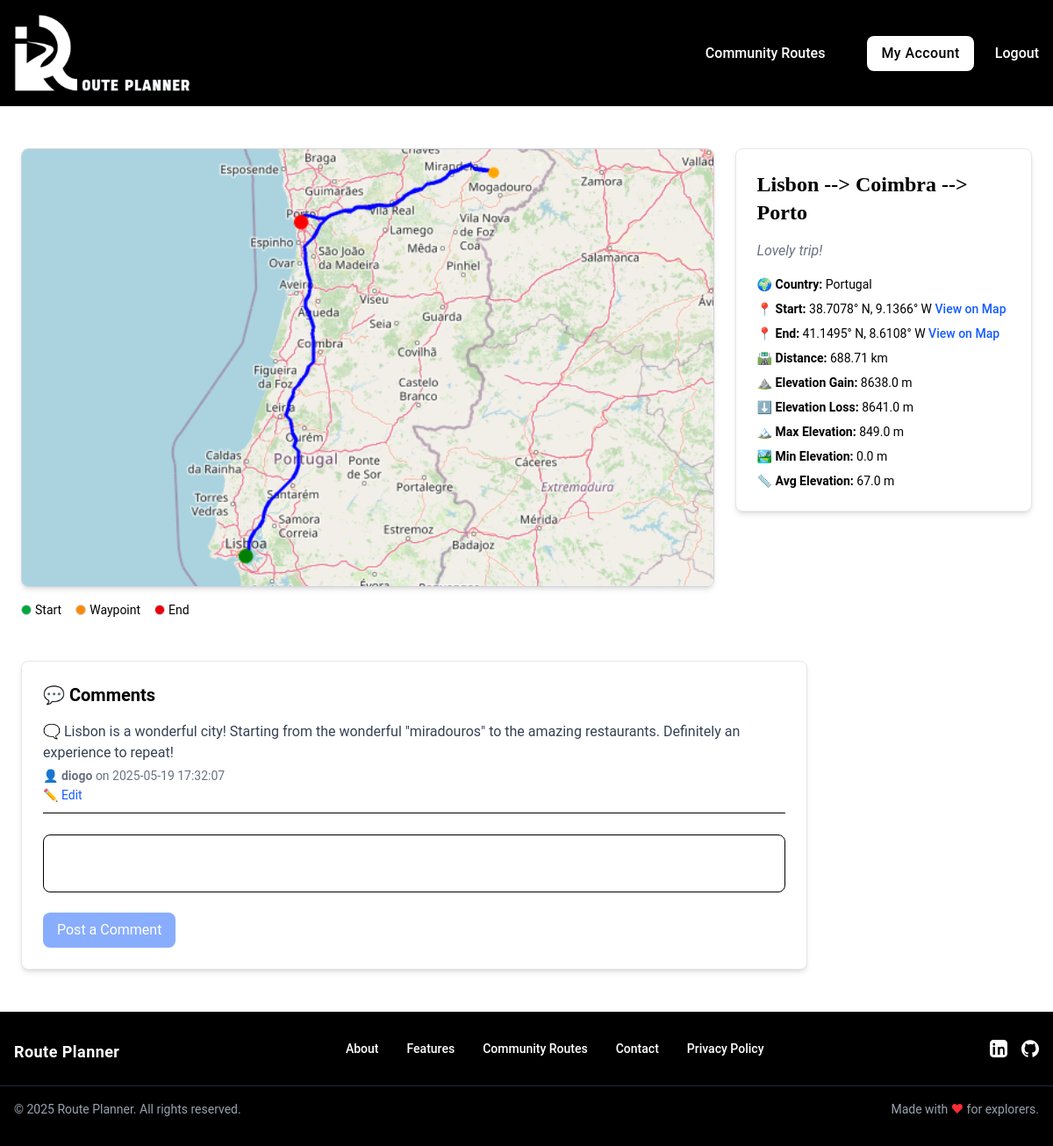
/route/2 (signed in), run on the app's committed database.
### tables this page shows
CREATE TABLE routes (
id INTEGER PRIMARY KEY,
user_id INTEGER NOT NULL,
name TEXT NOT NULL,
description TEXT,
coordinates TEXT NOT NULL, elevation_gain REAL DEFAULT 0, elevation_loss REAL DEFAULT 0, max_elevation REAL DEFAULT 0, min_elevation REAL DEFAULT 0, avg_elevation REAL DEFAULT 0, total_distance REAL DEFAULT 0, map_image_url TEXT, country TEXT,
FOREIGN KEY (user_id) REFERENCES users(id)
);

CREATE TABLE comments (
id INTEGER PRIMARY KEY,
route_id INTEGER NOT NULL,
user_id INTEGER NOT NULL,
comment TEXT NOT NULL, create_at DATETIME DEFAULT CURRENT_TIMESTAMP,
FOREIGN KEY (route_id) REFERENCES routes(id),
FOREIGN KEY (user_id) REFERENCES users(id)
);

CREATE TABLE users (
id INTEGER PRIMARY KEY,
username TEXT NOT NULL UNIQUE,
email TEXT NOT NULL UNIQUE,
password TEXT NOT NULL
, profile_picture TEXT DEFAULT NULL);

### app.py (the view)
@app.route("/route/<int:route_id>")
@login_required
def view_route(route_id):
    route = query_db(
        "SELECT * FROM routes WHERE id = ?",
        (route_id,)
    )
    if not route:
        flash("Route not found.", "error")
        return redirect("/routes")
    coordinates = route[0]["coordinates"]
    coordinates = validate_coordinates(coordinates)
    start_point = tuple(map(float, coordinates[0])) if coordinates else None
    end_point = tuple(map(float, coordinates[-1])) if coordinates else None
    comments = query_db(
        """
        SELECT
            comments.id,
            comments.comment,
            comments.create_at,
            comments.user_id,
            users.username
        FROM comments
        JOIN users ON
        comments.user_id = users.id WHERE
        comments.route_id = ?
        """,
        (route_id,)
    )
    return render_template(
        "routes/view_route.html",
        route = route,
        comments = comments,
        route_id = route_id,
        start_point = start_point,
        end_point = end_point
        )

### helpers.py (called while the page is built)
def get_db():
    db = getattr(g, "_database", None)
    if db is None:
        db = g._database = sqlite3.connect(DATABASE)
        db.row_factory = sqlite3.Row # Allows accessing columns by name
    return db

def close_connection(exception):
    db = getattr(g, "_database", None)
    if db is not None:
        db.close()

def query_db(query, args = (), commit = False):
    connection = get_db()
    current = connection.cursor()
    current.execute(query, args)
    if commit:
        connection.commit()
    else:
        return current.fetchall()

def login_required(f):
    @wraps(f)
    def decorated_function(*args, **kwargs):
        if "user_id" not in session:
            flash("Please log in to access this page.", "error")
            return redirect("/login")
        return f(*args, **kwargs)
    return decorated_function

def validate_coordinates(coordinates_json):
    try:
        coords = json.loads(coordinates_json)
        if not isinstance(coords, list):
            raise ValueError("Coordinates should be a list.")
        valid_coords = []
        for pair in coords:
            if (
                isinstance(pair, list) and
                len(pair) == 2 and
                all(isinstance(p, (int, float)) for p in pair)
            ):
                valid_coords.append([round(float(pair[0]), 6), round(float(pair[1]), 6)])
            else:
                print(f"Invalid coordinate pair skipped: {pair}")
        return valid_coords
    except json.JSONDecodeError as e:
        print(f"Error decoding JSON: {e}")
    except ValueError as e:
        print(f"Invalid coordinates: {e}")
    return []

### templates/routes/view_route.html (shortened to what this page needs)
{% extends "base.html" %}
{% block main %}
<div class="flex flex-col flex-wrap content-center justify-center my-[2%] p-6">
  <div class="flex flex-col lg:flex-row gap-6 max-w-7xl w-full">
    <div class="lg:w-[70%] w-full">
      {% if route[0]["map_image_url"] %}
        <img
          src="{{ url_for('static', filename='images/routes/' + route[0]['map_image_url']) }}"
          alt="Route Map"
          class="w-full h-[500px] object-cover rounded-lg shadow-md border border-gray-300"
          />
      {% else %}
        <div class="bg-gray-100 h-[500px] flex items-center justify-center rounded-lg">
          <p class="text-gray-600 italic">
              No map image available for this route.
          </p>
        </div>
      {% endif %}
      <div class="flex items-center gap-4 mt-4 text-sm">
        <div class="flex items-center gap-1">
          <span class="inline-block w-3 h-3 rounded-full bg-green-600 border border-gray-300"></span>
          <span>Start</span>
        </div>
        <div class="flex items-center gap-1">
          <span class="inline-block w-3 h-3 rounded-full bg-orange-400 border border-gray-300"></span>
          <span>Waypoint</span>
        </div>
        <div class="flex items-center gap-1">
          <span class="inline-block w-3 h-3 rounded-full bg-red-600 border border-gray-300"></span>
          <span>End</span>
        </div>
      </div>
    </div>
    <div class="lg:w-[30%] w-full">
      <div class="bg-white p-6 rounded-lg shadow-md border border-gray-200">
        <h1 class="text-2xl font-bold mb-4">
            {{ route[0]["name"] }}
        </h1>
        {% if route[0]["description"] %}
          <p  class="text-gray-500 italic mb-4">
            {{ route[0]["description"] }}
          </p>
        {% else %}
          <p class="text-gray-500 italic mb-4">
            No description available
          </p>
        {% endif %}
        <div class="text-sm space-y-2">
          {% if route[0]["country"] %}
            <p>
              🌍 <strong>Country:</strong> {{ route[0]["country"] }}
            </p>
          {% endif %}
          {% if start_point %}
            <p>
              📍 <strong>Start:</strong>
              {{ start_point[0]|abs|round(4) }}° {{ 'N' if start_point[0] >= 0 else 'S' }},
              {{ start_point[1]|abs|round(4) }}° {{ 'E' if start_point[1] >= 0 else 'W' }}
              <a
                href="https://maps.google.com/?q={{ start_point[0] }},{{ start_point[1] }}"
                target="_blank"
                class="text-blue-600 hover:underline font-medium"
                >
                View on Map
              </a>
            </p>
          {% endif %}
          {% if end_point %}
            <p>
              📍 <strong>End:</strong>
              {{ end_point[0]|abs|round(4) }}° {{ 'N' if end_point[0] >= 0 else 'S' }},
              {{ end_point[1]|abs|round(4) }}° {{ 'E' if end_point[1] >= 0 else 'W' }}
              <a
                href="https://maps.google.com/?q={{ end_point[0] }},{{ end_point[1] }}"
                target="_blank"
                class="text-blue-600 hover:underline font-medium"
                >
                View on Map
              </a>
            </p>
          {% endif %}
          <p>
            🛣️ <strong>Distance:</strong>
            {{ route[0]["total_distance"]|round(2) }} km
          </p>
          <p>
            ⛰️ <strong>Elevation Gain:</strong>
            {{ route[0]["elevation_gain"]|round(0) }} m
          </p>
          {% if route[0]["elevation_loss"] is not none %}
            <p>
              ⬇️ <strong>Elevation Loss:</strong>
              {{ route[0]["elevation_loss"]|round(0) }} m
            </p>
          {% endif %}
          {% if route[0]["max_elevation"] is not none %}
            <p>
              🏔️ <strong>Max Elevation:</strong>
              {{ route[0]["max_elevation"]|round(0) }} m
            </p>
          {% endif %}
          {% if route[0]["min_elevation"] is not none %}
            <p>
              🏞️ <strong>Min Elevation:</strong>
              {{ route[0]["min_elevation"]|round(0) }} m
            </p>
          {% endif %}
          {% if route[0]["avg_elevation"] is not none %}
            <p>
              📏 <strong>Avg Elevation:</strong>
              {{ route[0]["avg_elevation"]|round(0) }} m
            </p>
          {% endif %}
        </div>
      </div>
    </div>
  </div>
  {% include 'routes/comments_section.html' %}
</div>
{% endblock %}

### templates/routes/comments_section.html (shortened to what this page needs)
<div
  class="mt-12 max-w-4xl w-full"
>
  <div
    class="
      bg-white
      p-6
      rounded-lg
      shadow-md
      border
      border-gray-200"
      >
    <h2
      class="text-xl font-semibold mb-4"
      >
      💬 Comments
    </h2>
    {% if comments %}
      <ul class="space-y-4 mb-6">
        {% for comment in comments %}
          <li class="border-b pb-2">
            <p class="text-gray-700">
              🗨️ {{ comment.comment }}
            </p>
            <p class="text-sm text-gray-500 mt-1">
              👤 <strong>{{ comment.username }}</strong>
              on {{ comment.create_at }}
            </p>
            {% if session.get("user_id") == comment.user_id %}
              <a
                href="{{ url_for('edit_comment', route_id = route_id, comment_id = comment.id) }}"
                class="text-blue-600 hover:underline text-sm"
              >
                ✏️ Edit
              </a>
            {% endif %}
          </li>
        {% endfor %}
      </ul>
    {% else %}
      <p class="text-gray-500 italic mb-6">
        🙁 No comments yet. Be the first to comment!
      </p>
    {% endif %}
    <form
      action="{{ url_for('post_comment', route_id = route_id) }}"
      method="post"
      class="space-y-4"
      >
      <textarea
        name="comment"
        data-textarea
        placeholder="💬 Add a comment..."
        required
        class="
          w-full
          px-4 ~
          py-2 ~
          border
          rounded-lg
          resize-none"
          >
      </textarea>
      <button
        type="submit"
        data-submit-button
        class="
          w-auto
          bg-blue-600
          text-white
          px-4
          py-2
          rounded-lg
          hover:bg-blue-700
          cursor-pointer
          disabled:opacity-50
          disabled:cursor-not-allowed
          "
          disabled
          >
        Post a Comment
      </button>
    </form>
  </div>
</div>

### static/css/styles.css (style rules this page uses)
body { font-family: 'Roboto', -apple-system, BlinkMacSystemFont, 'Segoe UI', sans-serif; }
h1 { font-family: 'Merriweather', Georgia, serif; }

### data on the page
routes: map_image_url (picture), name "Lisbon --> Coimbra --> Porto", description "Lovely trip!", country "Portugal", total_distance "688.71", elevation_gain "8638.0", elevation_loss "8641.0", max_elevation "849.0", min_elevation "0.0", avg_elevation "67.0"
comments: comment "Lisbon is a wonderful city! Starting from the wonderful \"miradouros\" to the amazing restaurants. Definitely an experience to repeat!", username "diogo", create_at "2025-05-19 17:32:07"

### other printed values
{{ start_point[0]|abs|round(4) }} "38.7078"
{{ 'N' if start_point[0] >= 0 else 'S' }} "N"
{{ start_point[1]|abs|round(4) }} "9.1366"
{{ 'E' if start_point[1] >= 0 else 'W' }} "W"
{{ end_point[0]|abs|round(4) }} "41.1495"
{{ 'N' if end_point[0] >= 0 else 'S' }} "N"
{{ end_point[1]|abs|round(4) }} "8.6108"
{{ 'E' if end_point[1] >= 0 else 'W' }} "W"
